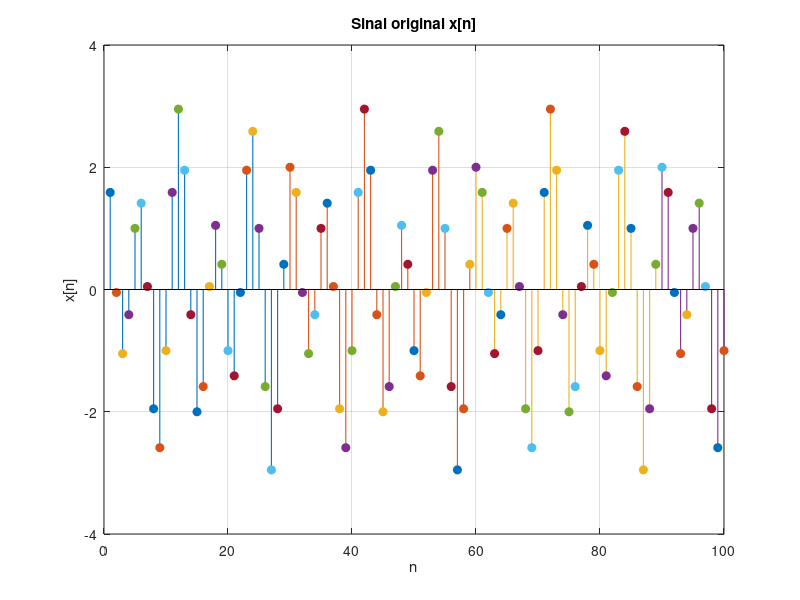
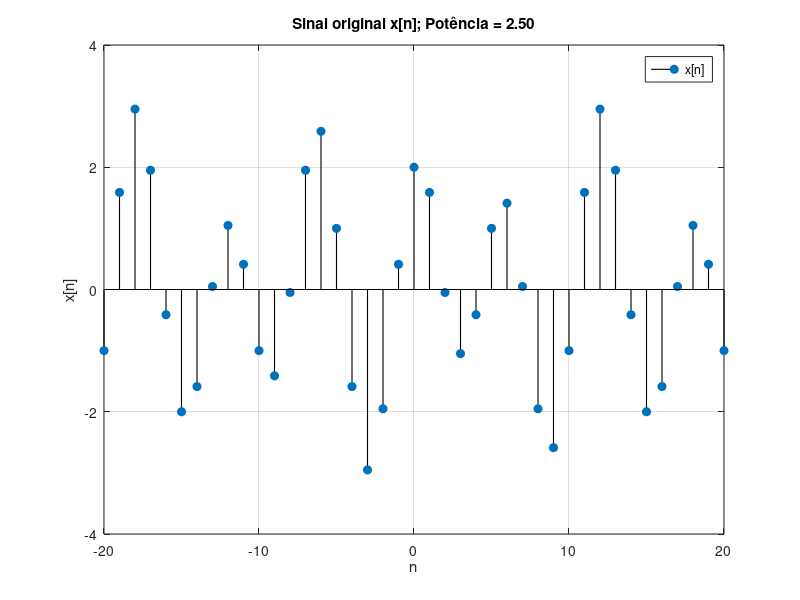
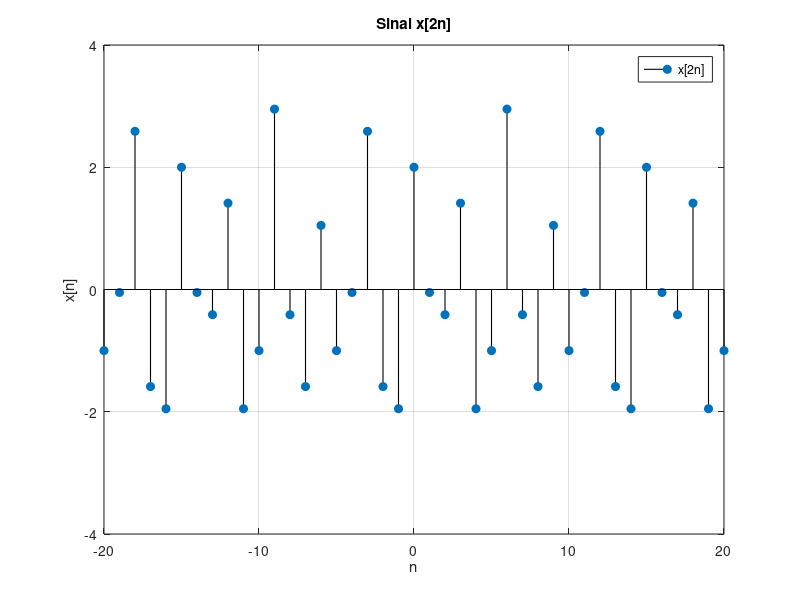
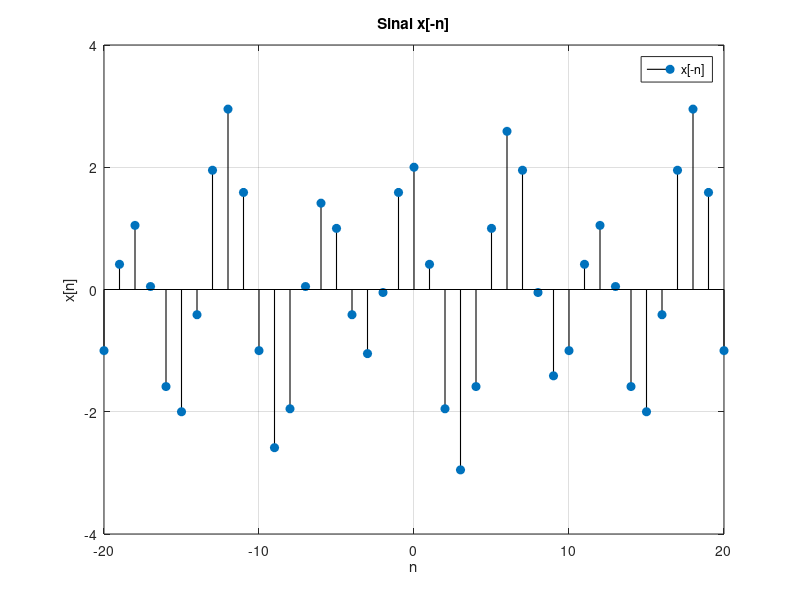

Write the MATLAB code that produced these figures, in order.
clear all
clc

N = 30; % período
M = 100; % numero de amostras


%% Demonstrando a periodicidade
% Calcula a quantidade de ciclos 
ciclos = ceil(M/N);

% Vetor de cores 
cores = lines(ciclos);
aux = 1;

for n = 1:M
    x = 2*cos((pi/3)*n) + sin((pi/5)*n); % x[n]
    resto = mod(n, 30); % Resto da divisão
    
    % Alteração da cor de 30 em 30 amostras
    if resto == 0
       aux = aux + 1;
    end
    % Plot das amostras
    title('Sinal original x[n]');
    stem(n, x,'filled','Color', cores(aux,:), 'LineWidth', 0.8);
    xlabel('n');
    ylabel('x[n]');
    ylim([-4.0 4.0]);
    grid on;
    hold on;
end

%% Operações e gráfico - Função x[n]
n = -20:20; % Tamanho amostragem
somatorio = 0; 

% Definindo x[n]
x = 2*cos((pi/3)*n) + sin((pi/5)*n); 

% Calculando a potencia do sinal com N = 30
for i = 1:N
    somatorio = somatorio + (2*cos((pi/3)*i)+sin((pi/5)*i))^2;
end

% Valor da potencia de x[n]
P = somatorio / 30;

% Plot da função x[n]
figure;
stem(n, x,'filled', 'Color', 'k', 'LineWidth', 0.8);
title(sprintf('Sinal original x[n]; Potência = %.2f', P));
xlabel('n');
ylabel('x[n]');
ylim([-4.0 4.0]);
legend('x[n]');
grid on;

%% Função x[2n]
n = -20:20; % Tamanho amostragem
x2 = 2*cos(2*((pi/3)*n)) + sin(2*((pi/5)*n));

% Plot da função x[2n]
figure;
stem(n, x2,'filled', 'Color','k', 'LineWidth', 0.8);
title('Sinal x[2n]');
xlabel('n');
ylabel('x[n]');
ylim([-4.0 4.0]);
legend('x[2n]');
grid on;

%% Função x[-n]
n = -20:20; % Tamanho amostragem
x3 = 2*cos((-1)*((pi/3)*n)) + sin((-1)*((pi/5)*n));

% Plot da função x[-n]
figure;
stem(n, x3,'filled', 'Color','k', 'LineWidth', 0.8);
title('Sinal x[-n]');
xlabel('n');
ylabel('x[n]');
ylim([-4.0 4.0]);
legend('x[-n]');
grid on;

%% Função x[n-2]
n = -20:20; % Tamanho amostragem
x4 = 2*cos(((pi/3)*(n-2))) + sin(((pi/5)*(n-2)));

% Plot da função x[n-2]
figure;
stem(n, x4,'filled', 'Color','k', 'LineWidth', 0.8);
title('Sinal x[n-2]');
xlabel('n');
ylabel('x[n]');
ylim([-4.0 4.0]);
legend('x[n-2]');
grid on;

%% Função 𝑦[𝑛] = 𝑥[𝑛]*𝑐𝑜𝑠(ω*𝑛)], ω = π/2
n = -20:20; % Tamanho amostragem
x5 = x.*cos((pi*n)/2);

% Plot y[𝑛] = 𝑥[𝑛]*𝑐𝑜𝑠(ω*𝑛)], ω = π/2
figure;
stem(n, x5,'filled', 'Color','k', 'LineWidth', 0.8);
title('Sinal x[n]*𝑐𝑜𝑠(ω*𝑛), ω = π/2');
xlabel('n');
ylabel('x[n]');
ylim([-4.0 4.0]);
legend('x[n]*𝑐𝑜𝑠(ω*𝑛), ω = π/2');
grid on;

%% Decomposição em parte par e ímpar
n = -20:20; % Tamanho amostragem

% plot do sinal original x[n]
figure;
subplot(3,1,1)
stem(n, x,'filled', 'Color', 'k', 'LineWidth', 0.8);
title('Sinal original x[n]');
xlabel('n');
ylabel('x[n]');
ylim([-4.0 4.0]);
legend('x[n]');
grid on;

x_par = (x + fliplr(x))/2;
x_impar = (x - fliplr(x))/2;

subplot(3,1,2)
stem(n, x_par,'filled', 'Color','r', 'LineWidth', 0.8);
title('Parte par de x[n]');
xlabel('n');
ylabel('x[n]');
ylim([-4.0 4.0]);
legend('x[n] - Par');
grid on;

subplot(3,1,3)
stem(n, x_impar,'filled', 'Color','b', 'LineWidth', 0.8);
title('Parte impar de x[n]');
xlabel('n');
ylabel('x[n]');
ylim([-4.0 4.0]);
legend('x[n] - Impar');
grid on;








